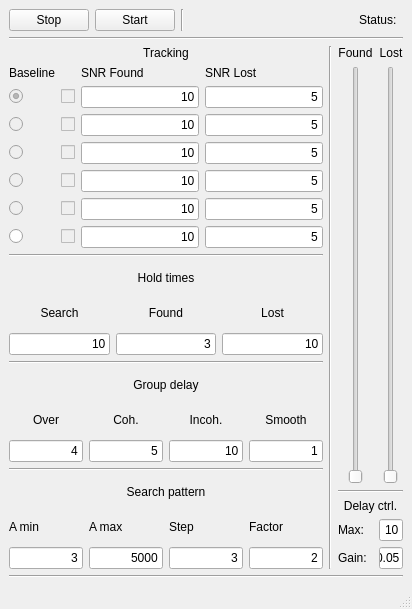
<?xml version="1.0" encoding="UTF-8"?>
<ui version="4.0">
 <class>TrackerController</class>
 <widget class="QMainWindow" name="TrackerController">
  <property name="geometry">
   <rect>
    <x>0</x>
    <y>0</y>
    <width>412</width>
    <height>609</height>
   </rect>
  </property>
  <property name="windowTitle">
   <string>TrackerController</string>
  </property>
  <widget class="QWidget" name="centralwidget">
   <layout class="QVBoxLayout" name="verticalLayout">
    <item>
     <layout class="QHBoxLayout" name="horizontalLayout">
      <item>
       <widget class="QPushButton" name="pushButton_stop">
        <property name="text">
         <string>Stop</string>
        </property>
       </widget>
      </item>
      <item>
       <widget class="QPushButton" name="pushButton_start">
        <property name="text">
         <string>Start</string>
        </property>
       </widget>
      </item>
      <item>
       <widget class="Line" name="line_8">
        <property name="orientation">
         <enum>Qt::Vertical</enum>
        </property>
       </widget>
      </item>
      <item>
       <spacer name="horizontalSpacer">
        <property name="orientation">
         <enum>Qt::Horizontal</enum>
        </property>
        <property name="sizeHint" stdset="0">
         <size>
          <width>40</width>
          <height>20</height>
         </size>
        </property>
       </spacer>
      </item>
      <item>
       <widget class="QLabel" name="label_24">
        <property name="text">
         <string>Status:</string>
        </property>
       </widget>
      </item>
      <item>
       <widget class="amjLED" name="widget_LED" native="true"/>
      </item>
     </layout>
    </item>
    <item>
     <widget class="Line" name="line">
      <property name="orientation">
       <enum>Qt::Horizontal</enum>
      </property>
     </widget>
    </item>
    <item>
     <layout class="QHBoxLayout" name="horizontalLayout_2">
      <item>
       <layout class="QVBoxLayout" name="verticalLayout_2">
        <item>
         <layout class="QGridLayout" name="gridLayout">
          <item row="4" column="2">
           <widget class="QLineEdit" name="lineEdit_SNRf3">
            <property name="text">
             <string>10</string>
            </property>
            <property name="alignment">
             <set>Qt::AlignRight|Qt::AlignTrailing|Qt::AlignVCenter</set>
            </property>
           </widget>
          </item>
          <item row="1" column="0">
           <widget class="QLabel" name="label_3">
            <property name="text">
             <string>Baseline</string>
            </property>
           </widget>
          </item>
          <item row="6" column="3">
           <widget class="QLineEdit" name="lineEdit_SNRl5">
            <property name="text">
             <string>5</string>
            </property>
            <property name="alignment">
             <set>Qt::AlignRight|Qt::AlignTrailing|Qt::AlignVCenter</set>
            </property>
           </widget>
          </item>
          <item row="3" column="2">
           <widget class="QLineEdit" name="lineEdit_SNRf2">
            <property name="text">
             <string>10</string>
            </property>
            <property name="alignment">
             <set>Qt::AlignRight|Qt::AlignTrailing|Qt::AlignVCenter</set>
            </property>
           </widget>
          </item>
          <item row="7" column="3">
           <widget class="QLineEdit" name="lineEdit_SNRl6">
            <property name="text">
             <string>5</string>
            </property>
            <property name="alignment">
             <set>Qt::AlignRight|Qt::AlignTrailing|Qt::AlignVCenter</set>
            </property>
           </widget>
          </item>
          <item row="5" column="2">
           <widget class="QLineEdit" name="lineEdit_SNRf4">
            <property name="text">
             <string>10</string>
            </property>
            <property name="alignment">
             <set>Qt::AlignRight|Qt::AlignTrailing|Qt::AlignVCenter</set>
            </property>
           </widget>
          </item>
          <item row="2" column="2">
           <widget class="QLineEdit" name="lineEdit_SNRf1">
            <property name="text">
             <string>10</string>
            </property>
            <property name="alignment">
             <set>Qt::AlignRight|Qt::AlignTrailing|Qt::AlignVCenter</set>
            </property>
           </widget>
          </item>
          <item row="5" column="1">
           <widget class="QCheckBox" name="checkBox_baseline4">
            <property name="enabled">
             <bool>false</bool>
            </property>
            <property name="text">
             <string/>
            </property>
           </widget>
          </item>
          <item row="2" column="1">
           <widget class="QCheckBox" name="checkBox_baseline1">
            <property name="enabled">
             <bool>false</bool>
            </property>
            <property name="text">
             <string/>
            </property>
           </widget>
          </item>
          <item row="3" column="1">
           <widget class="QCheckBox" name="checkBox_baseline2">
            <property name="enabled">
             <bool>false</bool>
            </property>
            <property name="text">
             <string/>
            </property>
           </widget>
          </item>
          <item row="7" column="2">
           <widget class="QLineEdit" name="lineEdit_SNRf6">
            <property name="text">
             <string>10</string>
            </property>
            <property name="alignment">
             <set>Qt::AlignRight|Qt::AlignTrailing|Qt::AlignVCenter</set>
            </property>
           </widget>
          </item>
          <item row="3" column="3">
           <widget class="QLineEdit" name="lineEdit_SNRl2">
            <property name="text">
             <string>5</string>
            </property>
            <property name="alignment">
             <set>Qt::AlignRight|Qt::AlignTrailing|Qt::AlignVCenter</set>
            </property>
           </widget>
          </item>
          <item row="4" column="1">
           <widget class="QCheckBox" name="checkBox_baseline3">
            <property name="enabled">
             <bool>false</bool>
            </property>
            <property name="text">
             <string/>
            </property>
           </widget>
          </item>
          <item row="1" column="2">
           <widget class="QLabel" name="label_4">
            <property name="text">
             <string>SNR Found</string>
            </property>
           </widget>
          </item>
          <item row="6" column="1">
           <widget class="QCheckBox" name="checkBox_baseline5">
            <property name="enabled">
             <bool>false</bool>
            </property>
            <property name="text">
             <string/>
            </property>
           </widget>
          </item>
          <item row="4" column="3">
           <widget class="QLineEdit" name="lineEdit_SNRl3">
            <property name="text">
             <string>5</string>
            </property>
            <property name="alignment">
             <set>Qt::AlignRight|Qt::AlignTrailing|Qt::AlignVCenter</set>
            </property>
           </widget>
          </item>
          <item row="6" column="2">
           <widget class="QLineEdit" name="lineEdit_SNRf5">
            <property name="text">
             <string>10</string>
            </property>
            <property name="alignment">
             <set>Qt::AlignRight|Qt::AlignTrailing|Qt::AlignVCenter</set>
            </property>
           </widget>
          </item>
          <item row="7" column="1">
           <widget class="QCheckBox" name="checkBox_baseline6">
            <property name="enabled">
             <bool>false</bool>
            </property>
            <property name="text">
             <string/>
            </property>
           </widget>
          </item>
          <item row="2" column="3">
           <widget class="QLineEdit" name="lineEdit_SNRl1">
            <property name="text">
             <string>5</string>
            </property>
            <property name="alignment">
             <set>Qt::AlignRight|Qt::AlignTrailing|Qt::AlignVCenter</set>
            </property>
           </widget>
          </item>
          <item row="5" column="3">
           <widget class="QLineEdit" name="lineEdit_SNRl4">
            <property name="text">
             <string>5</string>
            </property>
            <property name="alignment">
             <set>Qt::AlignRight|Qt::AlignTrailing|Qt::AlignVCenter</set>
            </property>
           </widget>
          </item>
          <item row="1" column="3">
           <widget class="QLabel" name="label_5">
            <property name="text">
             <string>SNR Lost</string>
            </property>
           </widget>
          </item>
          <item row="0" column="0" colspan="4">
           <widget class="QLabel" name="label_26">
            <property name="text">
             <string>Tracking</string>
            </property>
            <property name="alignment">
             <set>Qt::AlignCenter</set>
            </property>
           </widget>
          </item>
          <item row="7" column="0">
           <widget class="QRadioButton" name="radioButton6">
            <property name="text">
             <string/>
            </property>
           </widget>
          </item>
          <item row="6" column="0">
           <widget class="QRadioButton" name="radioButton5">
            <property name="enabled">
             <bool>false</bool>
            </property>
            <property name="text">
             <string/>
            </property>
           </widget>
          </item>
          <item row="5" column="0">
           <widget class="QRadioButton" name="radioButton4">
            <property name="enabled">
             <bool>false</bool>
            </property>
            <property name="text">
             <string/>
            </property>
           </widget>
          </item>
          <item row="4" column="0">
           <widget class="QRadioButton" name="radioButton3">
            <property name="enabled">
             <bool>false</bool>
            </property>
            <property name="text">
             <string/>
            </property>
           </widget>
          </item>
          <item row="3" column="0">
           <widget class="QRadioButton" name="radioButton2">
            <property name="enabled">
             <bool>false</bool>
            </property>
            <property name="text">
             <string/>
            </property>
           </widget>
          </item>
          <item row="2" column="0">
           <widget class="QRadioButton" name="radioButton1">
            <property name="enabled">
             <bool>false</bool>
            </property>
            <property name="text">
             <string/>
            </property>
            <property name="checked">
             <bool>true</bool>
            </property>
           </widget>
          </item>
         </layout>
        </item>
        <item>
         <widget class="Line" name="line_2">
          <property name="orientation">
           <enum>Qt::Horizontal</enum>
          </property>
         </widget>
        </item>
        <item>
         <layout class="QGridLayout" name="gridLayout_3">
          <item row="1" column="2">
           <widget class="QLabel" name="label_8">
            <property name="text">
             <string>Lost</string>
            </property>
            <property name="alignment">
             <set>Qt::AlignCenter</set>
            </property>
           </widget>
          </item>
          <item row="1" column="1">
           <widget class="QLabel" name="label_7">
            <property name="text">
             <string>Found</string>
            </property>
            <property name="alignment">
             <set>Qt::AlignCenter</set>
            </property>
           </widget>
          </item>
          <item row="2" column="1">
           <widget class="QLineEdit" name="lineEdit_found">
            <property name="text">
             <string>3</string>
            </property>
            <property name="alignment">
             <set>Qt::AlignRight|Qt::AlignTrailing|Qt::AlignVCenter</set>
            </property>
           </widget>
          </item>
          <item row="0" column="0" colspan="3">
           <widget class="QLabel" name="label_9">
            <property name="text">
             <string>Hold times</string>
            </property>
            <property name="alignment">
             <set>Qt::AlignCenter</set>
            </property>
           </widget>
          </item>
          <item row="1" column="0">
           <widget class="QLabel" name="label_6">
            <property name="text">
             <string>Search</string>
            </property>
            <property name="alignment">
             <set>Qt::AlignCenter</set>
            </property>
           </widget>
          </item>
          <item row="2" column="2">
           <widget class="QLineEdit" name="lineEdit_lost">
            <property name="text">
             <string>10</string>
            </property>
            <property name="alignment">
             <set>Qt::AlignRight|Qt::AlignTrailing|Qt::AlignVCenter</set>
            </property>
           </widget>
          </item>
          <item row="2" column="0">
           <widget class="QLineEdit" name="lineEdit_search">
            <property name="text">
             <string>10</string>
            </property>
            <property name="alignment">
             <set>Qt::AlignRight|Qt::AlignTrailing|Qt::AlignVCenter</set>
            </property>
           </widget>
          </item>
         </layout>
        </item>
        <item>
         <widget class="Line" name="line_3">
          <property name="orientation">
           <enum>Qt::Horizontal</enum>
          </property>
         </widget>
        </item>
        <item>
         <layout class="QGridLayout" name="gridLayout_6">
          <item row="0" column="0" colspan="4">
           <widget class="QLabel" name="label_10">
            <property name="text">
             <string>Group delay</string>
            </property>
            <property name="alignment">
             <set>Qt::AlignCenter</set>
            </property>
           </widget>
          </item>
          <item row="1" column="1">
           <widget class="QLabel" name="label_12">
            <property name="text">
             <string>Coh.</string>
            </property>
            <property name="alignment">
             <set>Qt::AlignCenter</set>
            </property>
           </widget>
          </item>
          <item row="1" column="0">
           <widget class="QLabel" name="label_11">
            <property name="text">
             <string>Over</string>
            </property>
            <property name="alignment">
             <set>Qt::AlignCenter</set>
            </property>
           </widget>
          </item>
          <item row="1" column="3">
           <widget class="QLabel" name="label_14">
            <property name="text">
             <string>Smooth</string>
            </property>
            <property name="alignment">
             <set>Qt::AlignCenter</set>
            </property>
           </widget>
          </item>
          <item row="1" column="2">
           <widget class="QLabel" name="label_13">
            <property name="text">
             <string>Incoh.</string>
            </property>
            <property name="alignment">
             <set>Qt::AlignCenter</set>
            </property>
           </widget>
          </item>
          <item row="2" column="0">
           <widget class="QLineEdit" name="lineEdit_oversampling">
            <property name="text">
             <string>4</string>
            </property>
            <property name="alignment">
             <set>Qt::AlignRight|Qt::AlignTrailing|Qt::AlignVCenter</set>
            </property>
           </widget>
          </item>
          <item row="2" column="1">
           <widget class="QLineEdit" name="lineEdit_coherent">
            <property name="text">
             <string>5</string>
            </property>
            <property name="alignment">
             <set>Qt::AlignRight|Qt::AlignTrailing|Qt::AlignVCenter</set>
            </property>
           </widget>
          </item>
          <item row="2" column="2">
           <widget class="QLineEdit" name="lineEdit_incoherent">
            <property name="text">
             <string>10</string>
            </property>
            <property name="alignment">
             <set>Qt::AlignRight|Qt::AlignTrailing|Qt::AlignVCenter</set>
            </property>
           </widget>
          </item>
          <item row="2" column="3">
           <widget class="QLineEdit" name="lineEdit_smoothing">
            <property name="text">
             <string>1</string>
            </property>
            <property name="alignment">
             <set>Qt::AlignRight|Qt::AlignTrailing|Qt::AlignVCenter</set>
            </property>
           </widget>
          </item>
         </layout>
        </item>
        <item>
         <widget class="Line" name="line_4">
          <property name="orientation">
           <enum>Qt::Horizontal</enum>
          </property>
         </widget>
        </item>
        <item>
         <layout class="QGridLayout" name="gridLayout_5">
          <item row="1" column="1">
           <widget class="QLabel" name="label_16">
            <property name="text">
             <string>A max</string>
            </property>
           </widget>
          </item>
          <item row="1" column="3">
           <widget class="QLabel" name="label_19">
            <property name="text">
             <string>Factor</string>
            </property>
           </widget>
          </item>
          <item row="1" column="2">
           <widget class="QLabel" name="label_18">
            <property name="text">
             <string>Step</string>
            </property>
           </widget>
          </item>
          <item row="1" column="0">
           <widget class="QLabel" name="label_17">
            <property name="text">
             <string>A min</string>
            </property>
           </widget>
          </item>
          <item row="2" column="1">
           <widget class="QLineEdit" name="lineEdit_Amax">
            <property name="text">
             <string>5000</string>
            </property>
            <property name="alignment">
             <set>Qt::AlignRight|Qt::AlignTrailing|Qt::AlignVCenter</set>
            </property>
           </widget>
          </item>
          <item row="2" column="3">
           <widget class="QLineEdit" name="lineEdit_factor">
            <property name="text">
             <string>2</string>
            </property>
            <property name="alignment">
             <set>Qt::AlignRight|Qt::AlignTrailing|Qt::AlignVCenter</set>
            </property>
           </widget>
          </item>
          <item row="2" column="2">
           <widget class="QLineEdit" name="lineEdit_step">
            <property name="text">
             <string>3</string>
            </property>
            <property name="alignment">
             <set>Qt::AlignRight|Qt::AlignTrailing|Qt::AlignVCenter</set>
            </property>
           </widget>
          </item>
          <item row="2" column="0">
           <widget class="QLineEdit" name="lineEdit_Amin">
            <property name="text">
             <string>3</string>
            </property>
            <property name="alignment">
             <set>Qt::AlignRight|Qt::AlignTrailing|Qt::AlignVCenter</set>
            </property>
           </widget>
          </item>
          <item row="0" column="0" colspan="4">
           <widget class="QLabel" name="label_15">
            <property name="text">
             <string>Search pattern</string>
            </property>
            <property name="alignment">
             <set>Qt::AlignCenter</set>
            </property>
           </widget>
          </item>
         </layout>
        </item>
       </layout>
      </item>
      <item>
       <widget class="Line" name="line_5">
        <property name="orientation">
         <enum>Qt::Vertical</enum>
        </property>
       </widget>
      </item>
      <item>
       <layout class="QGridLayout" name="gridLayout_4">
        <item row="0" column="0">
         <widget class="QLabel" name="label">
          <property name="text">
           <string>Found</string>
          </property>
          <property name="alignment">
           <set>Qt::AlignCenter</set>
          </property>
         </widget>
        </item>
        <item row="1" column="0" alignment="Qt::AlignHCenter">
         <widget class="QSlider" name="verticalSlider_found">
          <property name="maximum">
           <number>1000</number>
          </property>
          <property name="orientation">
           <enum>Qt::Vertical</enum>
          </property>
         </widget>
        </item>
        <item row="3" column="0" colspan="2">
         <widget class="QLabel" name="label_20">
          <property name="text">
           <string>Delay ctrl.</string>
          </property>
          <property name="alignment">
           <set>Qt::AlignCenter</set>
          </property>
         </widget>
        </item>
        <item row="0" column="1">
         <widget class="QLabel" name="label_2">
          <property name="text">
           <string>Lost</string>
          </property>
          <property name="alignment">
           <set>Qt::AlignCenter</set>
          </property>
         </widget>
        </item>
        <item row="5" column="0">
         <widget class="QLabel" name="label_23">
          <property name="text">
           <string>Gain:</string>
          </property>
         </widget>
        </item>
        <item row="2" column="0" colspan="2">
         <widget class="Line" name="line_6">
          <property name="orientation">
           <enum>Qt::Horizontal</enum>
          </property>
         </widget>
        </item>
        <item row="5" column="1">
         <widget class="QLineEdit" name="lineEdit_gain">
          <property name="text">
           <string>0.05</string>
          </property>
          <property name="alignment">
           <set>Qt::AlignRight|Qt::AlignTrailing|Qt::AlignVCenter</set>
          </property>
         </widget>
        </item>
        <item row="4" column="1">
         <widget class="QLineEdit" name="lineEdit_max">
          <property name="text">
           <string>10</string>
          </property>
          <property name="alignment">
           <set>Qt::AlignRight|Qt::AlignTrailing|Qt::AlignVCenter</set>
          </property>
         </widget>
        </item>
        <item row="1" column="1" alignment="Qt::AlignHCenter">
         <widget class="QSlider" name="verticalSlider_lost">
          <property name="maximum">
           <number>1000</number>
          </property>
          <property name="orientation">
           <enum>Qt::Vertical</enum>
          </property>
         </widget>
        </item>
        <item row="4" column="0">
         <widget class="QLabel" name="label_22">
          <property name="text">
           <string>Max:</string>
          </property>
         </widget>
        </item>
       </layout>
      </item>
     </layout>
    </item>
    <item>
     <widget class="Line" name="line_7">
      <property name="orientation">
       <enum>Qt::Horizontal</enum>
      </property>
     </widget>
    </item>
   </layout>
  </widget>
  <widget class="QMenuBar" name="menubar">
   <property name="geometry">
    <rect>
     <x>0</x>
     <y>0</y>
     <width>412</width>
     <height>22</height>
    </rect>
   </property>
  </widget>
  <widget class="QStatusBar" name="statusbar"/>
 </widget>
 <customwidgets>
  <customwidget>
   <class>amjLED</class>
   <extends>QWidget</extends>
   <header location="global">amjWidgets.H</header>
   <container>1</container>
  </customwidget>
 </customwidgets>
 <tabstops>
  <tabstop>pushButton_stop</tabstop>
  <tabstop>pushButton_start</tabstop>
  <tabstop>radioButton1</tabstop>
  <tabstop>checkBox_baseline1</tabstop>
  <tabstop>lineEdit_SNRf1</tabstop>
  <tabstop>lineEdit_SNRl1</tabstop>
  <tabstop>radioButton2</tabstop>
  <tabstop>checkBox_baseline2</tabstop>
  <tabstop>lineEdit_SNRf2</tabstop>
  <tabstop>lineEdit_SNRl2</tabstop>
  <tabstop>radioButton3</tabstop>
  <tabstop>checkBox_baseline3</tabstop>
  <tabstop>lineEdit_SNRf3</tabstop>
  <tabstop>lineEdit_SNRl3</tabstop>
  <tabstop>radioButton4</tabstop>
  <tabstop>checkBox_baseline4</tabstop>
  <tabstop>lineEdit_SNRf4</tabstop>
  <tabstop>lineEdit_SNRl4</tabstop>
  <tabstop>radioButton5</tabstop>
  <tabstop>checkBox_baseline5</tabstop>
  <tabstop>lineEdit_SNRf5</tabstop>
  <tabstop>lineEdit_SNRl5</tabstop>
  <tabstop>radioButton6</tabstop>
  <tabstop>checkBox_baseline6</tabstop>
  <tabstop>lineEdit_SNRf6</tabstop>
  <tabstop>lineEdit_SNRl6</tabstop>
  <tabstop>lineEdit_search</tabstop>
  <tabstop>lineEdit_found</tabstop>
  <tabstop>lineEdit_lost</tabstop>
  <tabstop>lineEdit_oversampling</tabstop>
  <tabstop>lineEdit_coherent</tabstop>
  <tabstop>lineEdit_incoherent</tabstop>
  <tabstop>lineEdit_smoothing</tabstop>
  <tabstop>lineEdit_Amin</tabstop>
  <tabstop>lineEdit_Amax</tabstop>
  <tabstop>lineEdit_step</tabstop>
  <tabstop>lineEdit_factor</tabstop>
  <tabstop>lineEdit_max</tabstop>
  <tabstop>lineEdit_gain</tabstop>
  <tabstop>verticalSlider_found</tabstop>
  <tabstop>verticalSlider_lost</tabstop>
 </tabstops>
 <resources/>
 <connections>
  <connection>
   <sender>verticalSlider_found</sender>
   <signal>sliderMoved(int)</signal>
   <receiver>TrackerController</receiver>
   <slot>slider(int)</slot>
   <hints>
    <hint type="sourcelabel">
     <x>305</x>
     <y>269</y>
    </hint>
    <hint type="destinationlabel">
     <x>201</x>
     <y>304</y>
    </hint>
   </hints>
  </connection>
  <connection>
   <sender>verticalSlider_lost</sender>
   <signal>sliderMoved(int)</signal>
   <receiver>TrackerController</receiver>
   <slot>slider(int)</slot>
   <hints>
    <hint type="sourcelabel">
     <x>362</x>
     <y>269</y>
    </hint>
    <hint type="destinationlabel">
     <x>201</x>
     <y>304</y>
    </hint>
   </hints>
  </connection>
  <connection>
   <sender>lineEdit_search</sender>
   <signal>editingFinished()</signal>
   <receiver>TrackerController</receiver>
   <slot>ftsm_ui()</slot>
   <hints>
    <hint type="sourcelabel">
     <x>53</x>
     <y>377</y>
    </hint>
    <hint type="destinationlabel">
     <x>205</x>
     <y>304</y>
    </hint>
   </hints>
  </connection>
  <connection>
   <sender>lineEdit_found</sender>
   <signal>editingFinished()</signal>
   <receiver>TrackerController</receiver>
   <slot>ftsm_ui()</slot>
   <hints>
    <hint type="sourcelabel">
     <x>143</x>
     <y>377</y>
    </hint>
    <hint type="destinationlabel">
     <x>205</x>
     <y>304</y>
    </hint>
   </hints>
  </connection>
  <connection>
   <sender>lineEdit_lost</sender>
   <signal>editingFinished()</signal>
   <receiver>TrackerController</receiver>
   <slot>ftsm_ui()</slot>
   <hints>
    <hint type="sourcelabel">
     <x>232</x>
     <y>377</y>
    </hint>
    <hint type="destinationlabel">
     <x>205</x>
     <y>304</y>
    </hint>
   </hints>
  </connection>
  <connection>
   <sender>lineEdit_max</sender>
   <signal>editingFinished()</signal>
   <receiver>TrackerController</receiver>
   <slot>ftsm_ui()</slot>
   <hints>
    <hint type="sourcelabel">
     <x>371</x>
     <y>523</y>
    </hint>
    <hint type="destinationlabel">
     <x>205</x>
     <y>304</y>
    </hint>
   </hints>
  </connection>
  <connection>
   <sender>lineEdit_gain</sender>
   <signal>editingFinished()</signal>
   <receiver>TrackerController</receiver>
   <slot>ftsm_ui()</slot>
   <hints>
    <hint type="sourcelabel">
     <x>371</x>
     <y>554</y>
    </hint>
    <hint type="destinationlabel">
     <x>205</x>
     <y>304</y>
    </hint>
   </hints>
  </connection>
  <connection>
   <sender>lineEdit_SNRf1</sender>
   <signal>editingFinished()</signal>
   <receiver>TrackerController</receiver>
   <slot>ftsm_ui()</slot>
   <hints>
    <hint type="sourcelabel">
     <x>170</x>
     <y>134</y>
    </hint>
    <hint type="destinationlabel">
     <x>205</x>
     <y>304</y>
    </hint>
   </hints>
  </connection>
  <connection>
   <sender>lineEdit_SNRf2</sender>
   <signal>editingFinished()</signal>
   <receiver>TrackerController</receiver>
   <slot>ftsm_ui()</slot>
   <hints>
    <hint type="sourcelabel">
     <x>170</x>
     <y>165</y>
    </hint>
    <hint type="destinationlabel">
     <x>205</x>
     <y>304</y>
    </hint>
   </hints>
  </connection>
  <connection>
   <sender>lineEdit_SNRf3</sender>
   <signal>editingFinished()</signal>
   <receiver>TrackerController</receiver>
   <slot>ftsm_ui()</slot>
   <hints>
    <hint type="sourcelabel">
     <x>170</x>
     <y>196</y>
    </hint>
    <hint type="destinationlabel">
     <x>205</x>
     <y>304</y>
    </hint>
   </hints>
  </connection>
  <connection>
   <sender>lineEdit_SNRf4</sender>
   <signal>editingFinished()</signal>
   <receiver>TrackerController</receiver>
   <slot>ftsm_ui()</slot>
   <hints>
    <hint type="sourcelabel">
     <x>170</x>
     <y>227</y>
    </hint>
    <hint type="destinationlabel">
     <x>205</x>
     <y>304</y>
    </hint>
   </hints>
  </connection>
  <connection>
   <sender>lineEdit_SNRf5</sender>
   <signal>editingFinished()</signal>
   <receiver>TrackerController</receiver>
   <slot>ftsm_ui()</slot>
   <hints>
    <hint type="sourcelabel">
     <x>170</x>
     <y>258</y>
    </hint>
    <hint type="destinationlabel">
     <x>205</x>
     <y>304</y>
    </hint>
   </hints>
  </connection>
  <connection>
   <sender>lineEdit_SNRf6</sender>
   <signal>editingFinished()</signal>
   <receiver>TrackerController</receiver>
   <slot>ftsm_ui()</slot>
   <hints>
    <hint type="sourcelabel">
     <x>170</x>
     <y>289</y>
    </hint>
    <hint type="destinationlabel">
     <x>205</x>
     <y>304</y>
    </hint>
   </hints>
  </connection>
  <connection>
   <sender>lineEdit_SNRl1</sender>
   <signal>editingFinished()</signal>
   <receiver>TrackerController</receiver>
   <slot>ftsm_ui()</slot>
   <hints>
    <hint type="sourcelabel">
     <x>244</x>
     <y>134</y>
    </hint>
    <hint type="destinationlabel">
     <x>205</x>
     <y>304</y>
    </hint>
   </hints>
  </connection>
  <connection>
   <sender>lineEdit_SNRl2</sender>
   <signal>editingFinished()</signal>
   <receiver>TrackerController</receiver>
   <slot>ftsm_ui()</slot>
   <hints>
    <hint type="sourcelabel">
     <x>244</x>
     <y>165</y>
    </hint>
    <hint type="destinationlabel">
     <x>205</x>
     <y>304</y>
    </hint>
   </hints>
  </connection>
  <connection>
   <sender>lineEdit_SNRl3</sender>
   <signal>editingFinished()</signal>
   <receiver>TrackerController</receiver>
   <slot>ftsm_ui()</slot>
   <hints>
    <hint type="sourcelabel">
     <x>244</x>
     <y>196</y>
    </hint>
    <hint type="destinationlabel">
     <x>205</x>
     <y>304</y>
    </hint>
   </hints>
  </connection>
  <connection>
   <sender>lineEdit_SNRl4</sender>
   <signal>editingFinished()</signal>
   <receiver>TrackerController</receiver>
   <slot>ftsm_ui()</slot>
   <hints>
    <hint type="sourcelabel">
     <x>244</x>
     <y>227</y>
    </hint>
    <hint type="destinationlabel">
     <x>205</x>
     <y>304</y>
    </hint>
   </hints>
  </connection>
  <connection>
   <sender>lineEdit_SNRl5</sender>
   <signal>editingFinished()</signal>
   <receiver>TrackerController</receiver>
   <slot>ftsm_ui()</slot>
   <hints>
    <hint type="sourcelabel">
     <x>244</x>
     <y>258</y>
    </hint>
    <hint type="destinationlabel">
     <x>205</x>
     <y>304</y>
    </hint>
   </hints>
  </connection>
  <connection>
   <sender>lineEdit_SNRl6</sender>
   <signal>editingFinished()</signal>
   <receiver>TrackerController</receiver>
   <slot>ftsm_ui()</slot>
   <hints>
    <hint type="sourcelabel">
     <x>244</x>
     <y>289</y>
    </hint>
    <hint type="destinationlabel">
     <x>205</x>
     <y>304</y>
    </hint>
   </hints>
  </connection>
  <connection>
   <sender>checkBox_baseline1</sender>
   <signal>clicked()</signal>
   <receiver>TrackerController</receiver>
   <slot>ftsm_ui()</slot>
   <hints>
    <hint type="sourcelabel">
     <x>119</x>
     <y>134</y>
    </hint>
    <hint type="destinationlabel">
     <x>205</x>
     <y>304</y>
    </hint>
   </hints>
  </connection>
  <connection>
   <sender>checkBox_baseline2</sender>
   <signal>clicked()</signal>
   <receiver>TrackerController</receiver>
   <slot>ftsm_ui()</slot>
   <hints>
    <hint type="sourcelabel">
     <x>119</x>
     <y>165</y>
    </hint>
    <hint type="destinationlabel">
     <x>205</x>
     <y>304</y>
    </hint>
   </hints>
  </connection>
  <connection>
   <sender>checkBox_baseline3</sender>
   <signal>clicked()</signal>
   <receiver>TrackerController</receiver>
   <slot>ftsm_ui()</slot>
   <hints>
    <hint type="sourcelabel">
     <x>119</x>
     <y>196</y>
    </hint>
    <hint type="destinationlabel">
     <x>205</x>
     <y>304</y>
    </hint>
   </hints>
  </connection>
  <connection>
   <sender>checkBox_baseline4</sender>
   <signal>clicked()</signal>
   <receiver>TrackerController</receiver>
   <slot>ftsm_ui()</slot>
   <hints>
    <hint type="sourcelabel">
     <x>119</x>
     <y>227</y>
    </hint>
    <hint type="destinationlabel">
     <x>205</x>
     <y>304</y>
    </hint>
   </hints>
  </connection>
  <connection>
   <sender>checkBox_baseline5</sender>
   <signal>clicked()</signal>
   <receiver>TrackerController</receiver>
   <slot>ftsm_ui()</slot>
   <hints>
    <hint type="sourcelabel">
     <x>119</x>
     <y>258</y>
    </hint>
    <hint type="destinationlabel">
     <x>205</x>
     <y>304</y>
    </hint>
   </hints>
  </connection>
  <connection>
   <sender>checkBox_baseline6</sender>
   <signal>clicked()</signal>
   <receiver>TrackerController</receiver>
   <slot>ftsm_ui()</slot>
   <hints>
    <hint type="sourcelabel">
     <x>119</x>
     <y>289</y>
    </hint>
    <hint type="destinationlabel">
     <x>205</x>
     <y>304</y>
    </hint>
   </hints>
  </connection>
  <connection>
   <sender>verticalSlider_found</sender>
   <signal>sliderReleased()</signal>
   <receiver>TrackerController</receiver>
   <slot>ftsm_ui()</slot>
   <hints>
    <hint type="sourcelabel">
     <x>314</x>
     <y>285</y>
    </hint>
    <hint type="destinationlabel">
     <x>205</x>
     <y>304</y>
    </hint>
   </hints>
  </connection>
  <connection>
   <sender>verticalSlider_lost</sender>
   <signal>sliderReleased()</signal>
   <receiver>TrackerController</receiver>
   <slot>ftsm_ui()</slot>
   <hints>
    <hint type="sourcelabel">
     <x>371</x>
     <y>285</y>
    </hint>
    <hint type="destinationlabel">
     <x>205</x>
     <y>304</y>
    </hint>
   </hints>
  </connection>
 </connections>
 <slots>
  <slot>slider(int)</slot>
  <slot>ftsm_ui()</slot>
 </slots>
</ui>
